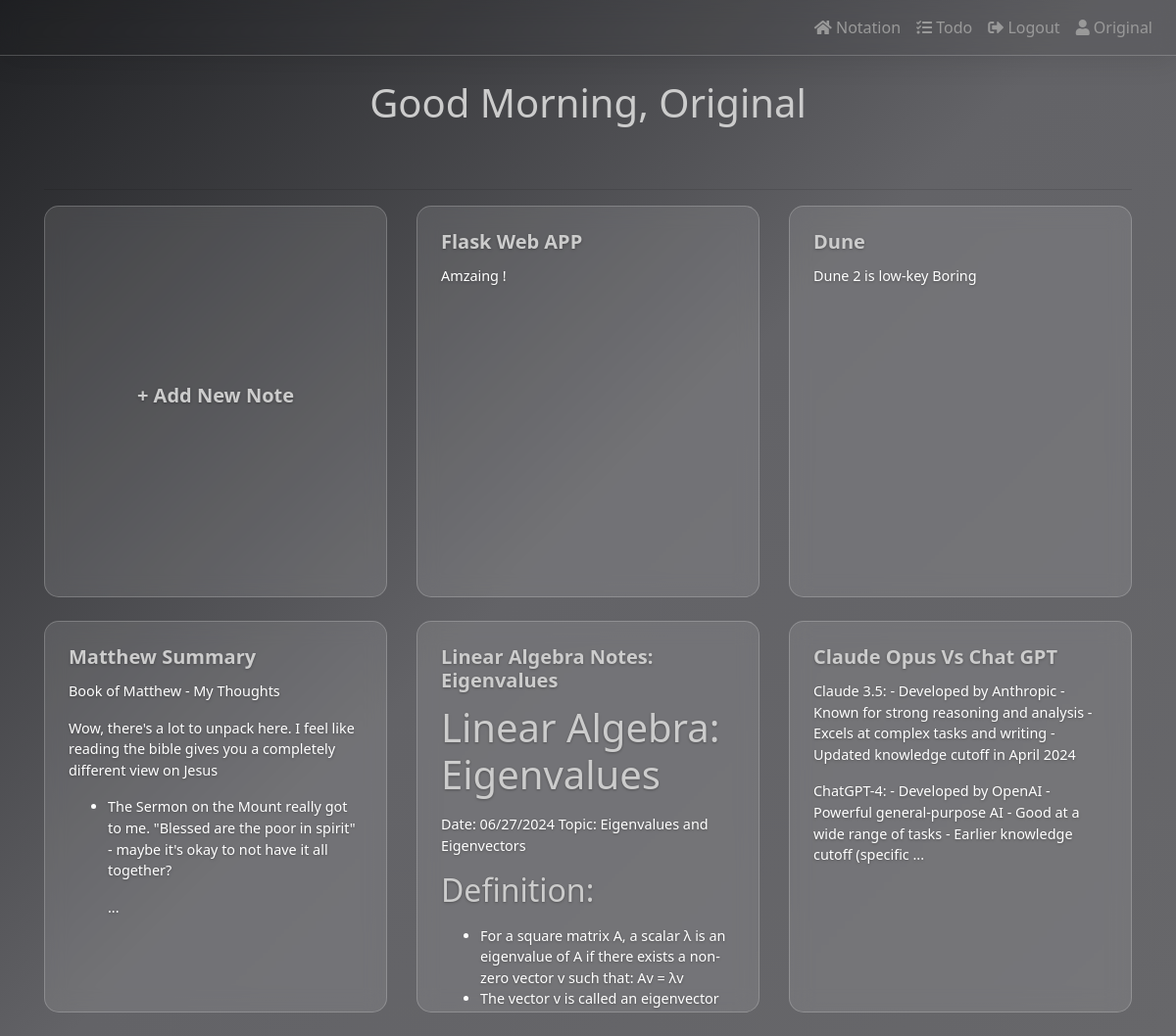
Page / (signed in) on the committed database.
### website/models.py (models this page shows)
class User(db.Model, UserMixin):
    id = db.Column(db.Integer, primary_key=True)
    email = db.Column(db.String(150), unique=True)
    password = db.Column(db.String(150))
    first_name = db.Column(db.String(150))
    notes = db.relationship('Note')
    todos = db.relationship('Todo')

class Note(db.Model):
    id = db.Column(db.Integer, primary_key=True)
    data = db.Column(db.String(10000))
    title = db.Column(db.String(150))
    date = db.Column(db.DateTime(timezone=True), default=func.now())
    user_id = db.Column(db.Integer, db.ForeignKey('user.id'))   # we are referencing the user class but in sql its all lowercase

### website/views.py (the view, shortened to what this page needs)
@views.route('/', methods=['GET', 'POST'])
@login_required
def home():
    notes = Note.query.filter_by(user_id=current_user.id).order_by(Note.date.desc()).all()
    for note in notes:
        note.html_content = Markup(markdown.markdown(note.data))
    return render_template("home.html", user=current_user, notes=notes)

### website/__init__.py (called while the page is built)
def create_app():
    app = Flask(__name__)
    app.config['SECRET_KEY'] = 'letsss gooo suiii'
    app.config['SQLALCHEMY_DATABASE_URI'] = f'sqlite:///{DB_NAME}'
    db.init_app(app)
    migrate.init_app(app, db)
    from .views import views
    from .auth import auth
    app.register_blueprint(views, url_prefix='/')
    app.register_blueprint(auth, url_prefix='/')
    from .models import User, Note, Todo
    create_database(app)
    login_manager = LoginManager()
    login_manager.login_view = 'auth.login'
    login_manager.init_app(app)
    @login_manager.user_loader
    def load_user(id):
        return User.query.get(int(id))
    return app

### website/templates/home.html (shortened to what this page needs)
{% extends "base.html" %}
{% block content %}
<h1 class="text-center mb-4" id="greeting" data-username="{{user.first_name}}">Welcome, {{user.first_name}}</h1>
<br>
<hr>
<div class="row">
    <div class="col-md-4 mb-4">
        <div class="card h-100">
            <div class="card-body d-flex align-items-center justify-content-center">
                <a href="{{ url_for('views.note_form') }}" class="stretched-link text-center">
                    <h5 class="card-title"> + Add New Note</h5>
                </a>
            </div>
        </div>
    </div>
    {% for note in notes %}
    <div class="col-md-4 mb-4">
        <div class="card h-100">
            <div class="card-body">
                <div class="card-content-wrapper position-relative">
                    <h5 class="card-title">
                        {{ note.title or 'Untitled Note' }}
                    </h5>
                    <div class="card-text">{{ note.html_content[:300] if note.html_content else '' }}{% if note.html_content and note.html_content|length > 200 %}...{% endif %}</div>
                </div>
            </div>
        </div>
    </div>
    {% endfor %}
</div>
{% endblock %}

### website/templates/base.html (shortened to what this page needs)
<!DOCTYPE html>
<html lang="en">
<head>
    <link rel="stylesheet" href="https://stackpath.bootstrapcdn.com/bootstrap/4.4.1/css/bootstrap.min.css" />
    <link rel="stylesheet" href="{{url_for('static',filename='styles.css')}}"/>
    <link rel="stylesheet" href="https://cdnjs.cloudflare.com/ajax/libs/font-awesome/5.15.3/css/all.min.css" />
</head>
<body>
    <nav class="navbar navbar-expand-lg navbar-dark on-top">
      <div class="collapse navbar-collapse" id="navbar">
        <div class="navbar-nav">
            {% if user.is_authenticated %}
            <a class="nav-item nav-link" id="home" href="/"><i class="fas fa-home"></i> Notation</a>
          <a class="nav-item nav-link" id="todo" href="/todo"><i class="fas fa-tasks"></i> Todo</a>
          <a class="nav-item nav-link" id="logout" href="/logout"><i class="fas fa-sign-out-alt"></i> Logout</a>
          <span class="nav-item nav-link" id="user-name"><i class="fas fa-user"></i> {{user.first_name}}</span>
            {% else %}
          <a class="nav-item nav-link" id="login" href="/login"><i class="fas fa-sign-in-alt"></i> Login</a>
          <a class="nav-item nav-link" id="signUp" href="/sign-up"><i class="fas fa-user-plus"></i> Sign Up</a>
            {% endif%}
        </div>
      </div>
    </nav>
    <div class="container mt-4">
        {% block content %}
        {% endblock %}
    </div>
</body>
</html>

### website/static/styles.css (style rules this page uses)
:root { --primary-bg: #202124; --secondary-bg: #33373b; --accent-1: #f2f2f2; --accent-2: #cccccc; --text-primary: #ffffff; --text-secondary: #999999; --hover-color: #cccccc; --glass-bg: rgba(255, 255, 255, 0.1); --glass-border: rgba(255, 255, 255, 0.2); --hover-bg: rgba(0, 0, 0, 0.05); --hover-border: rgba(255, 255, 255, 0.3); }
body { background: linear-gradient(135deg, var(--primary-bg), #636367, #67676a); background-attachment: fixed; font-family: 'Segoe UI', Tahoma, Geneva, Verdana, sans-serif; min-height: 100vh; color: var(--text-primary); transition: background 0.5s ease; }
.navbar { background-color: var(--hover-bg); backdrop-filter: blur(10px); -webkit-backdrop-filter: blur(10px); border-bottom: 1px solid var(--glass-border); margin-bottom: 20px; box-shadow: 0 4px 30px rgba(0, 0, 0, 0.1); transition: all 0.3s ease; }
.navbar-dark .navbar-nav .nav-link { color: var(--text-secondary); transition: color 0.3s ease, transform 0.3s ease; }
.on-top { z-index: 100; }
.navbar-nav { margin-left: auto; }
.card { position: relative; background-color: var(--glass-bg); border: 1px solid var(--glass-border); border-radius: 15px; transition: transform 0.3s ease, box-shadow 0.3s ease, background-color 0.3s ease, border-color 0.3s ease; overflow: hidden; }
.card::before { content: ''; position: absolute; top: 0; left: 0; right: 0; bottom: 0; backdrop-filter: blur(10px); -webkit-backdrop-filter: blur(10px); z-index: -1; }
.card::after { content: ''; position: absolute; top: 0; left: -100%; width: 100%; height: 100%; background: linear-gradient( 90deg, transparent, rgba(255, 255, 255, 0.2), transparent ); transition: 0.5s; z-index: 1; }
.card-body { position: relative; z-index: 2; }
.card-content-wrapper { height: 100%; position: relative; z-index: 1; }
.card-body { padding: 1.5rem; position: relative; z-index: 1; }
.card-body a { color: inherit; text-decoration: none; }
.card-title, .card-text, .form-control { text-shadow: 0 1px 3px rgba(0, 0, 0, 0.3); }
.card-title { color: var(--hover-color); font-weight: 600; margin-bottom: 0.75rem; font-size: 1.25rem; }
.card-text { color: var(--text-primary); font-size: 0.9rem; line-height: 1.5; }
h1, h2, h3, h4, h5, h6 { color: var(--accent-2); margin-bottom: 1rem; }
.col-md-4 { height: 400px; }
a { color: var(--hover-color); transition: color 0.3s ease; }
.card { animation: fadeIn 0.5s ease-out; }

### rows in the picture
User: first_name "Original"
Note: title "Flask Web APP", data "Amzaing !"
Note: title "Dune", data "Dune 2 is low-key Boring"
Note: title "Matthew Summary", html_content "Book of Matthew - My Thoughts Wow, there's a lot to unpack here. I feel like reading the bible gives you a completely different view on Jesus The Sermon on the Mount really got to me. \"Blessed are the poor in spirit\" - maybe it's okay to not have it all together?"
Note: title "Linear Algebra Notes: Eigenvalues", html_content "Linear Algebra: Eigenvalues Date: 06/27/2024 Topic: Eigenvalues and Eigenvectors Definition: For a square matrix A, a scalar λ is an eigenvalue of A if there exists a non-zero vector v such that: Av = λv The vector v is called an eigenvector…"
Note: title "Claude Opus Vs Chat GPT", html_content "Claude 3.5: - Developed by Anthropic - Known for strong reasoning and analysis - Excels at complex tasks and writing - Updated knowledge cutoff in April 2024 ChatGPT-4: - Developed by OpenAI - Powerful general-purpose AI - Good at a wide range of tasks - Earlier knowledge cutoff (specific"
